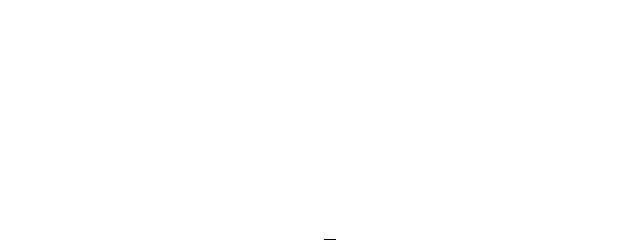
Frame 1 (no input)
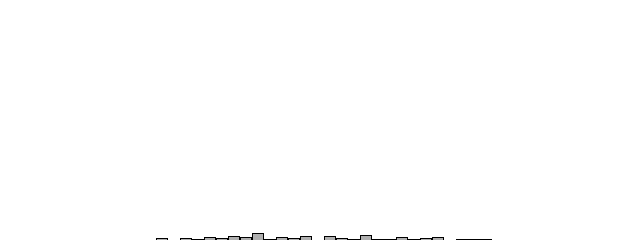
Frame 60 (the mouse pressed at the canvas centre just before this capture)
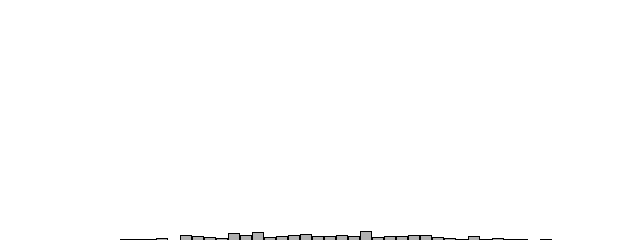
Frame 120 (the mouse held since frame 60 and released just before this capture)

The Processing sketch that drew these frames (run headless with seeded random() and noise(); from frame 60 on, the mouse is pressed at the canvas centre):

// Processing sketch: figure02
// ── figure02.pde
// An array to keep track of how often random numbers are picked
int[] randomCounts;
float section;
int index;

void setup() {
  size(640,240);
  randomCounts = new int[50];
}

void draw() {
  background(255);
  float num = randomGaussian();
  float sd = 100;
  float mean = 320;
  float bell = sd * num + mean;
  // Pick a random number and increase the count.
  //int index = int(random(randomCounts.length));
  //randomCounts[index]++;
  
  stroke(0);
  fill(175);
  
  int w = width/randomCounts.length;
  
  for (int x = 0; x < randomCounts.length; x++) {
    int section = x * w;
    if (bell > section && bell < section + w) {
      index = x;
      println("estou na secao " + x);
    }
  }
  randomCounts[index]++;
  //[full] Graphing the results
  for (int x = 0; x < randomCounts.length; x++) {
    rect(x*w,height-randomCounts[x],w-1,randomCounts[x]);
  }
  //[end]
}
